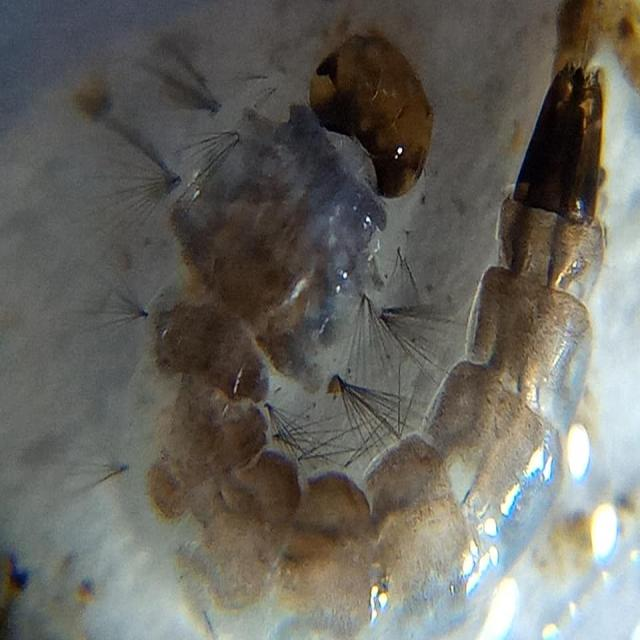
#> input picture sample_images/Aedes/Aedes_0711_orig.jpg, 640 x 640 px; its folder holds only this picture in this run
$ python -i dedup.py   (imports and definitions only)
#> lines starting #> are read from the running program, lines starting #| are printed output that depends on the picture
"""
Near-duplicate grouping for Stage2_new_aug_dataset.

Why this module exists
----------------------
Stage2_new_aug_dataset was augmented BEFORE it was split. Horizontal flips,
90-degree rotations and Gaussian-noise copies of the same source photograph
are scattered across train/, val/ and test/. Measured on the delivered split,
96% of val Anopheles images and 92% of test Anopheles images have a copy of
themselves sitting in train; one single Anopheles photograph appears 97 times
across all three splits. Any accuracy computed on that split is memorisation,
not generalisation.

This module recovers the underlying grouping so that split.py can keep every
copy of one source photograph inside a single split.

How the matcher works
---------------------
A first attempt using a plain 32x32 grayscale thumbnail failed: these are
microscope images with a strong circular vignette, and at that resolution the
vignette dominates the descriptor, so genuinely different specimens shot
through the same eyepiece correlated at ~1.0. The descriptor used here removes
the low-frequency component first:

  1. grayscale, resize to 128x128
  2. subtract a Gaussian-blurred copy (radius 8) -- kills the vignette and any
     global illumination difference, keeps specimen edges and texture
  3. downsample to 64x64, then normalise to zero mean / unit variance

Two images are compared by normalised cross-correlation of these descriptors,
taking the maximum over the 8 dihedral transforms (4 rotations x optional
mirror) so that flip/rotate augmentations still match their source. Additive
noise barely moves the correlation, so noise copies match too.

Calibration on this dataset (see docstring of `calibrate`):
  byte-identical pairs  -> 1.000
  random pairs          -> median 0.07, 95th percentile 0.15-0.55
A threshold of 0.90 sits far above the background and was verified by eye on
rendered contact sheets of the largest groups in every class.

Groups are the connected components of the "similarity >= threshold" graph.
Chaining could in principle over-merge, so `sweep_threshold` is provided and
the result is stable from 0.70 to 0.95 (leakage stays 55-64% either way).
"""

import json
import os
from collections import defaultdict

import numpy as np
from PIL import Image, ImageFilter

# ─────────────────────────────────────────────
# Descriptor
# ─────────────────────────────────────────────
RESIZE = 128        # working resolution before high-pass
DESC = 64           # descriptor side length
BLUR_RADIUS = 8     # Gaussian radius used to estimate the low-frequency part
DEFAULT_THRESHOLD = 0.90


def descriptor(path: str) -> np.ndarray:
    """High-pass, contrast-normalised 64x64 descriptor of one image."""
    img = Image.open(path).convert("L").resize((RESIZE, RESIZE), Image.BILINEAR)
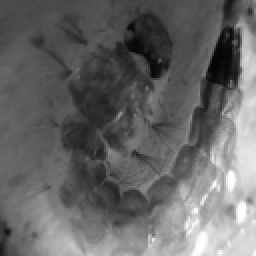
#> img: PIL image 128x128 L (shown 2 times larger); min 4, max 255, mean 103.1
    low = img.filter(ImageFilter.GaussianBlur(radius=BLUR_RADIUS))
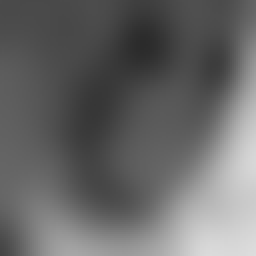
#> low: PIL image 128x128 L (shown 2 times larger); min 43, max 221, mean 103.3
    high = np.asarray(img, np.float32) - np.asarray(low, np.float32)
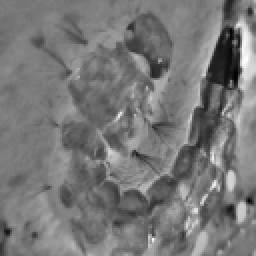
#> high: shape (128, 128) float32 (shown 2 times larger); min -77, max 86, mean -0.2; drawn with min black and max white
    high = np.array(
        Image.fromarray(high).resize((DESC, DESC), Image.BILINEAR), dtype=np.float32
    )
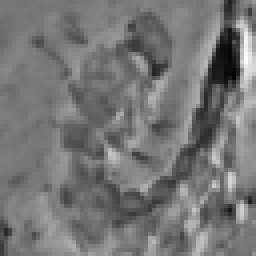
#> high: shape (64, 64) float32 (shown 4 times larger); min -70.55, max 81.17, mean -0.2; drawn with min black and max white
    high -= high.mean()
    return high / (high.std() + 1e-6)


# [29 lines left out: functions _dihedral, similarity_matrix, not called in this run]


# ─────────────────────────────────────────────
# Grouping
# ─────────────────────────────────────────────
class _DisjointSet:
    def __init__(self, n):
        self.parent = list(range(n))

    # [126 lines left out: functions find, union, connected_components, scan_dataset, build_groups, leakage_report, not called in this run]

>>> result = descriptor('../sample_images/Aedes/Aedes_0711_orig.jpg')

$ run again, on sample_images/Aedes/Aedes_0790_orig.jpg
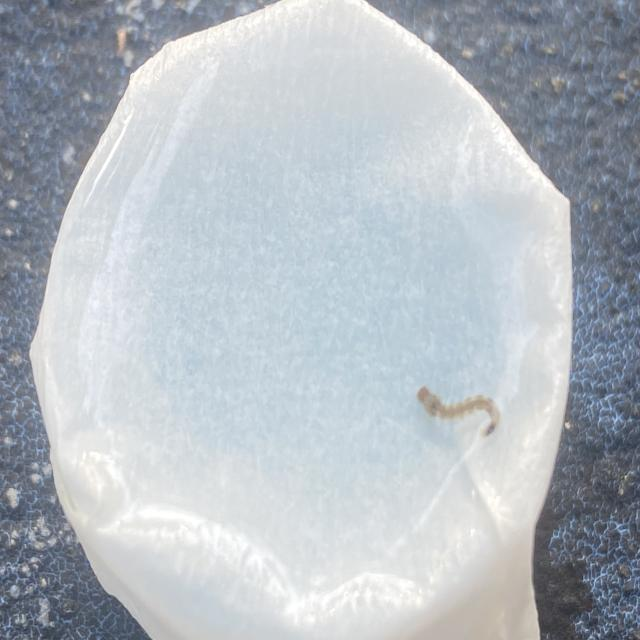
#> input picture sample_images/Aedes/Aedes_0790_orig.jpg, 640 x 640 px
#> in descriptor, `low = img.filter(ImageFilter.GaussianBlur(radius=BLUR_RADIUS))`:
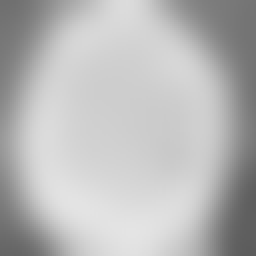
#> low: PIL image 128x128 L (shown 2 times larger); min 92, max 228, mean 184.5
#> in descriptor, `high = np.array( Image.fromarray(high).resize((DESC, DESC), Image.BILI..`:
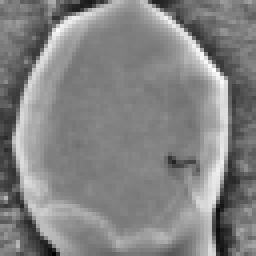
#> high: shape (64, 64) float32 (shown 4 times larger); min -61.12, max 58.75, mean 0.6; drawn with min black and max white

$ run again, on sample_images/Aedes/Aedes_0800_orig.jpg
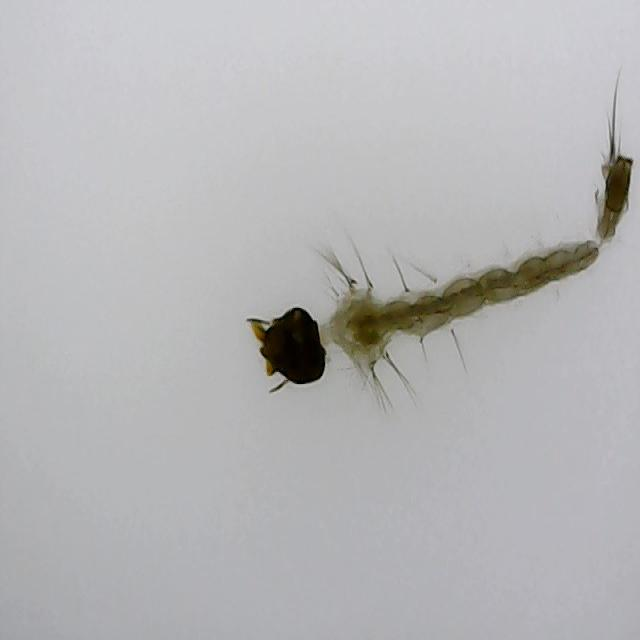
#> input picture sample_images/Aedes/Aedes_0800_orig.jpg, 640 x 640 px
#> in descriptor, `low = img.filter(ImageFilter.GaussianBlur(radius=BLUR_RADIUS))`:
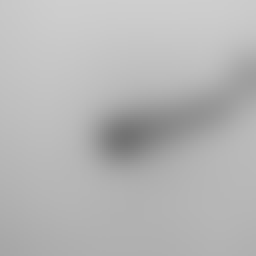
#> low: PIL image 128x128 L (shown 2 times larger); min 115, max 206, mean 181.6
#> in descriptor, `high = np.array( Image.fromarray(high).resize((DESC, DESC), Image.BILI..`:
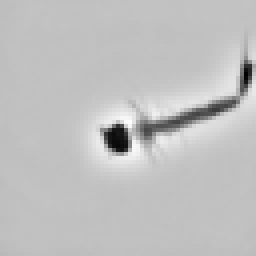
#> high: shape (64, 64) float32 (shown 4 times larger); min -123.9, max 40.22, mean -0.1; drawn with min black and max white
